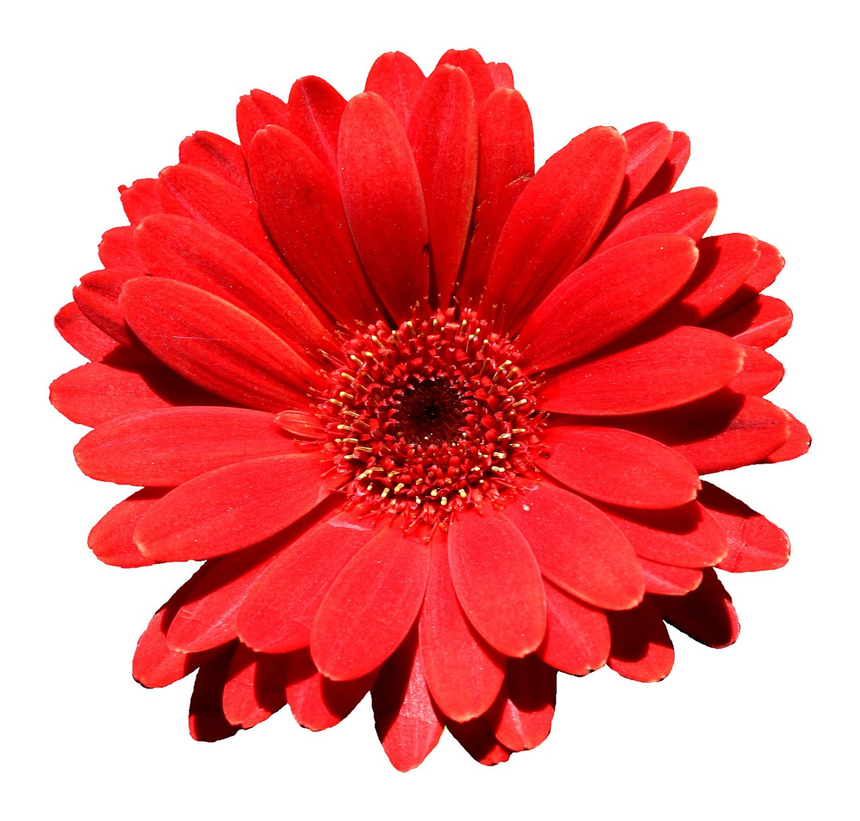
#> input picture Progra1/app/images/imagen_01.png, 860 x 821 px, shrunk from 1280 x 1222 before the run
$ python imageConverter.py   (older library calls are emulated)
#> lines starting #> are read from the running program, lines starting #| are printed output that depends on the picture
from cv2 import cv2
import numpy as np
from matplotlib import pyplot as plt

img = cv2.imread("../app/images/imagen_01.png", cv2.IMREAD_GRAYSCALE)
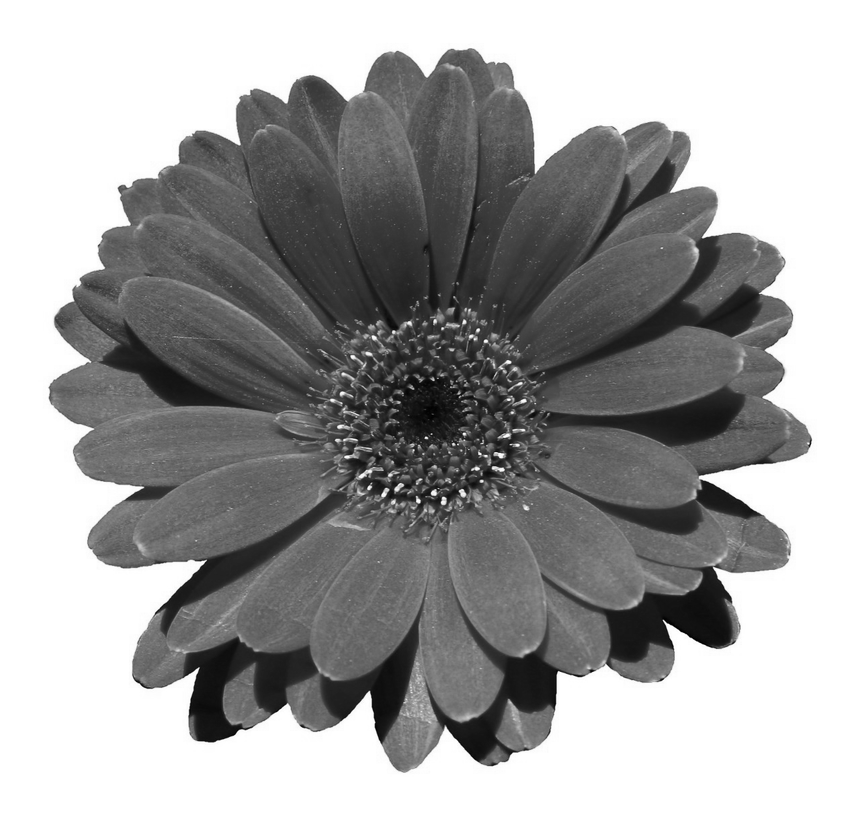
#> img: shape (821, 860); min 0, max 255, mean 162.2
lap = cv2.Laplacian(img, cv2.CV_64F, ksize=1)
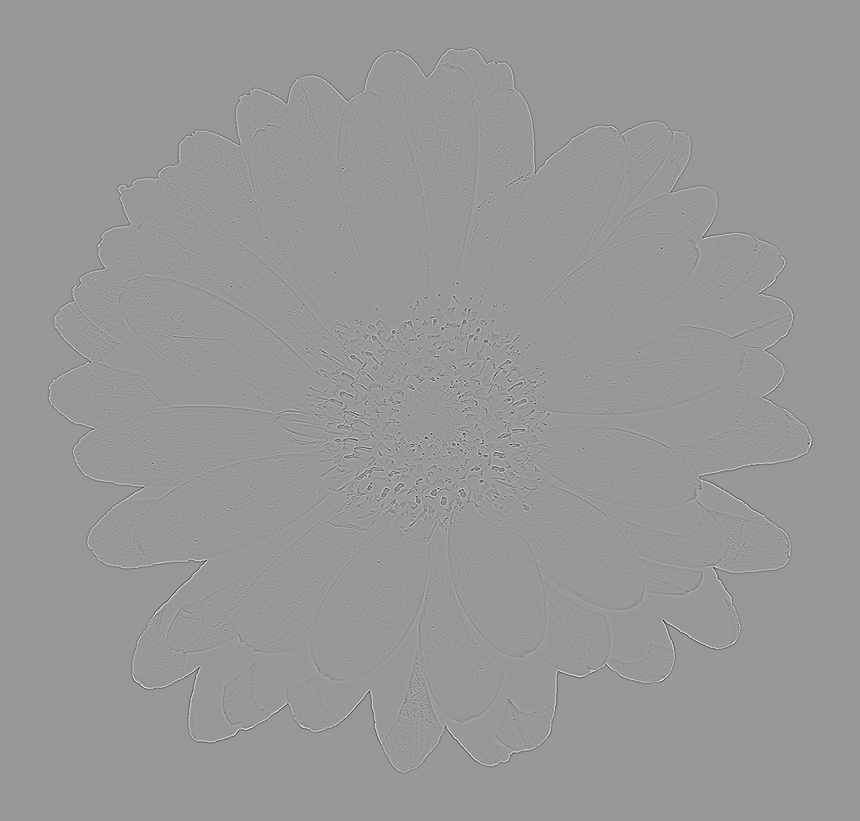
#> lap: shape (821, 860) float64; min -516, max 349, mean 0; drawn with min black and max white
lap = np.uint8(np.absolute(lap))
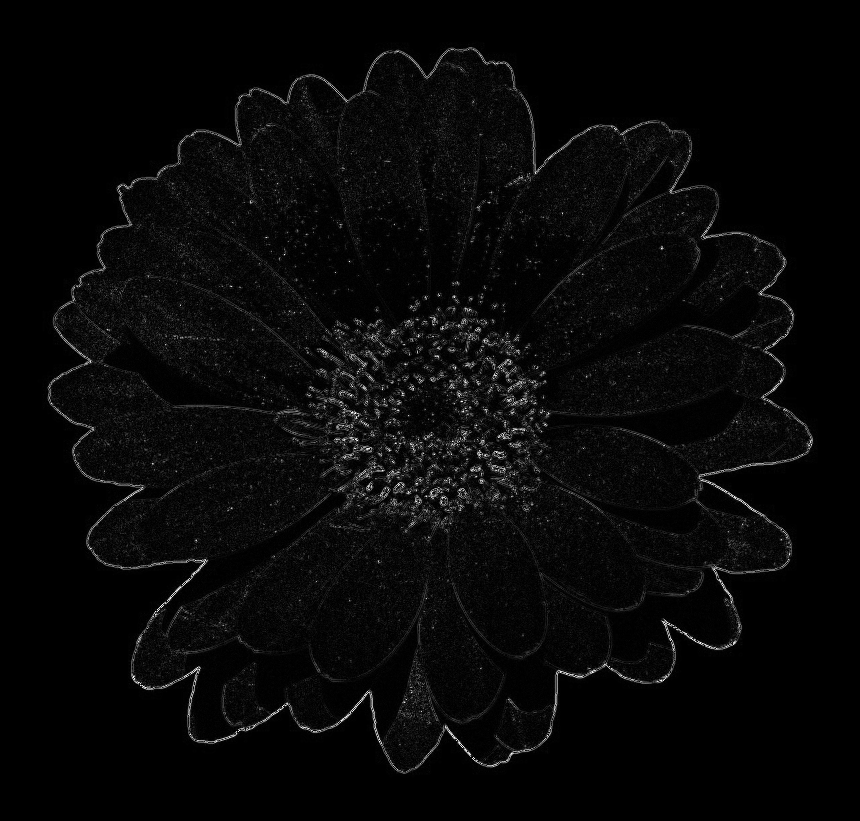
#> lap: shape (821, 860); min 0, max 255, mean 7.9

titles = ['image', 'Laplacian']
images = [img, lap]

for i in range(2):
    plt.subplot(1, 2, i+1), plt.imshow(images[i], 'gray')
    plt.title(titles[i])
    plt.xticks([]), plt.yticks([])

plt.show()
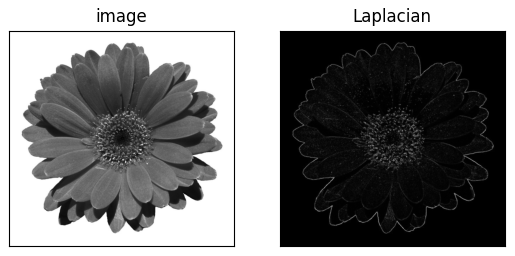
#> figure drawn by matplotlib, 2 panels

$ run again, with Progra1/app/images/imagen_02.png copied over Progra1/app/images/imagen_01.png
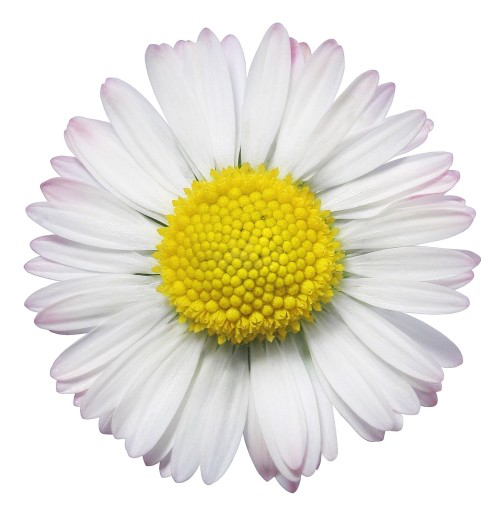
#> input picture Progra1/app/images/imagen_02.png, 500 x 509 px
#> `lap = np.uint8(np.absolute(lap))`:
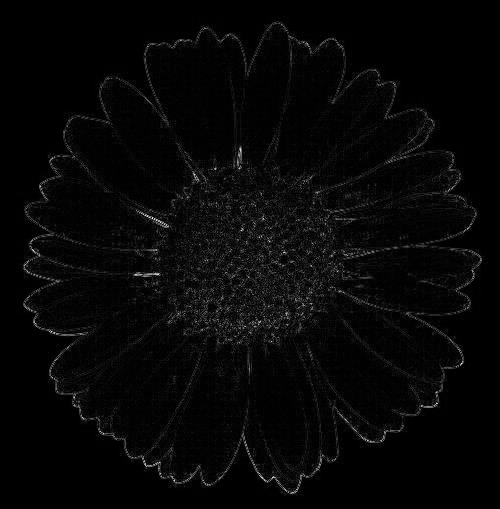
#> lap: shape (509, 500); min 0, max 248, mean 6.7
#> `plt.show()`:
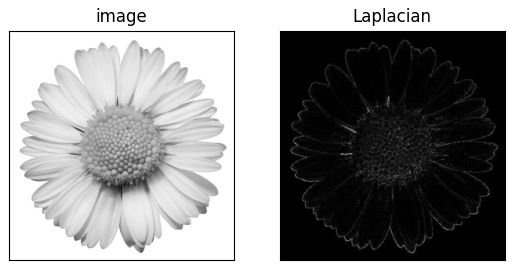
#> figure drawn by matplotlib, 2 panels
